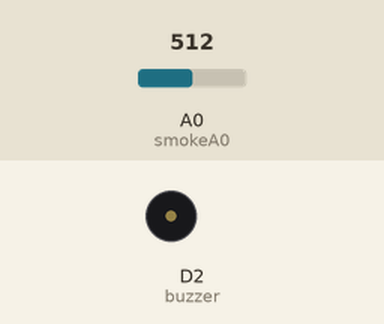
A sketch run on a simulated ESP8266 (NodeMCU). Shown: buzzer (waves = sounding, pin HIGH). The test bench sets the inputs (shaded band); at power-on: A0 (smokeA0) = 512. WiFi joins after 1.5 s; servers stay silent unless stated; what the sketch prints to the serial monitor is not drawn.

Above: at 3.0 s.
3.1 s: A0 (smokeA0) set to 588
5.0 s: A0 (smokeA0) set to 614
At 6.5 s:
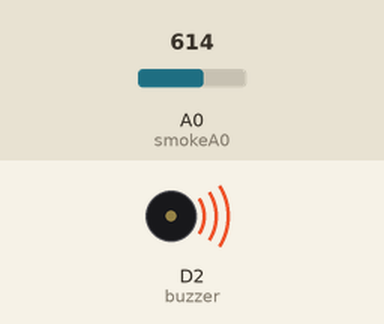
7.3 s: A0 (smokeA0) set to 590
At 9.0 s:
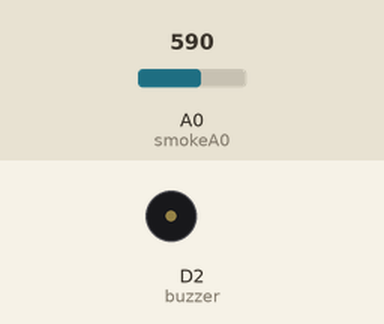
9.3 s: A0 (smokeA0) set to 610
At 10.8 s:
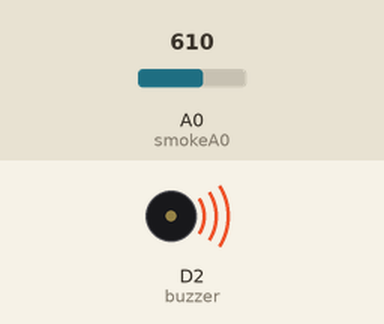
Timing chart, 0 to 12.3 s (numbered marks = the images above; inputs shaded):
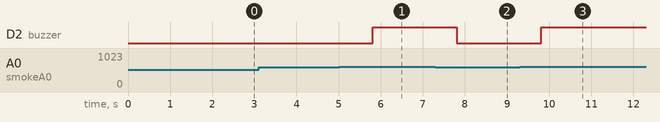

The sketch:

gas-buzzerr-blynk.ino
```cpp
// Program Detektor Kebocoran Gas dengan Blynk
// Menggunakan Virtual Pin V0 untuk Gauge
#define BLYNK_TEMPLATE_ID ""
#define BLYNK_TEMPLATE_NAME ""
#define BLYNK_PRINT Serial // Debugging via Serial Monitor
#include <ESP8266WiFi.h>
#include <BlynkSimpleEsp8266.h>

char auth[] = "";  // Ganti dengan token autentikasi dari Blynk
char ssid[] = "";  // Ganti dengan nama WiFi
char pass[] = "";  // Ganti dengan password WiFi

int buzzer = D2;  // Pin untuk buzzer
int smokeA0 = A0; // Pin untuk sensor MQ-2 atau MQ-135
int sensorThres = 600;  // Batas ambang gas

void setup() {
    pinMode(buzzer, OUTPUT);
    pinMode(smokeA0, INPUT);

    Serial.begin(9600);
    Blynk.begin(auth, ssid, pass);
}

void loop() {
    int analogSensor = analogRead(smokeA0); // Membaca nilai sensor

    Serial.print("Gas Level: ");
    Serial.println(analogSensor);

    Blynk.virtualWrite(V0, analogSensor); // Kirim data sensor ke Gauge di Blynk

    if (analogSensor > sensorThres) {
        digitalWrite(buzzer, HIGH); // Nyalakan buzzer jika ada kebocoran gas
        Serial.print("Gas Detected");
    } else {
        digitalWrite(buzzer, LOW); // Matikan buzzer jika aman
    }

    delay(1000); // Update setiap 1 detik
    Blynk.run(); // Jalankan Blynk
}
```

Measured:
- the behaviour switches between 600 and 601 on A0 (smokeA0) (found by bisection; images 0 and 1)
- after the input at 3.1 s, every drawn part: stays the same
- after the input at 5.0 s, D2 (buzzer): LOW → HIGH after 0.81 s
- after the input at 7.3 s, D2 (buzzer): HIGH → LOW after 0.51 s
- after the input at 9.3 s, D2 (buzzer): LOW → HIGH after 0.51 s
